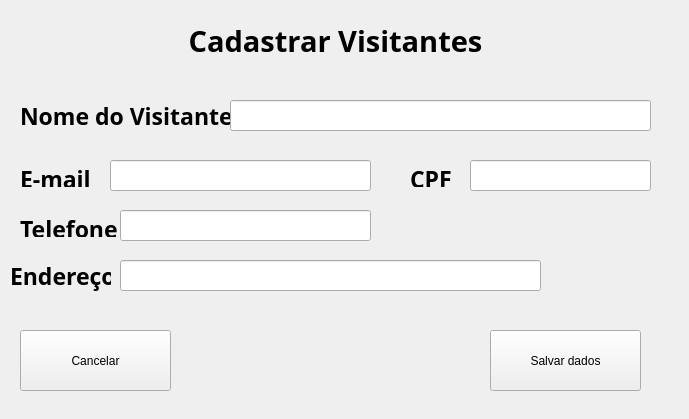
<?xml version="1.0" encoding="UTF-8"?>
<ui version="4.0">
 <class>Form_visitante</class>
 <widget class="QWidget" name="Form_visitante">
  <property name="geometry">
   <rect>
    <x>0</x>
    <y>0</y>
    <width>689</width>
    <height>419</height>
   </rect>
  </property>
  <property name="mouseTracking">
   <bool>false</bool>
  </property>
  <property name="tabletTracking">
   <bool>false</bool>
  </property>
  <property name="windowTitle">
   <string>Form</string>
  </property>
  <widget class="QLabel" name="label">
   <property name="geometry">
    <rect>
     <x>180</x>
     <y>10</y>
     <width>311</width>
     <height>61</height>
    </rect>
   </property>
   <property name="font">
    <font>
     <family>Ubuntu Condensed</family>
     <pointsize>22</pointsize>
     <weight>75</weight>
     <bold>true</bold>
    </font>
   </property>
   <property name="text">
    <string>Cadastrar Visitantes</string>
   </property>
   <property name="alignment">
    <set>Qt::AlignCenter</set>
   </property>
  </widget>
  <widget class="QLabel" name="label_2">
   <property name="geometry">
    <rect>
     <x>20</x>
     <y>100</y>
     <width>231</width>
     <height>31</height>
    </rect>
   </property>
   <property name="font">
    <font>
     <family>Ubuntu Mono</family>
     <pointsize>17</pointsize>
     <weight>75</weight>
     <italic>false</italic>
     <bold>true</bold>
    </font>
   </property>
   <property name="text">
    <string>Nome do Visitante</string>
   </property>
  </widget>
  <widget class="QLabel" name="label_3">
   <property name="geometry">
    <rect>
     <x>410</x>
     <y>170</y>
     <width>41</width>
     <height>17</height>
    </rect>
   </property>
   <property name="font">
    <font>
     <family>Ubuntu Mono</family>
     <pointsize>17</pointsize>
     <weight>75</weight>
     <bold>true</bold>
    </font>
   </property>
   <property name="text">
    <string>CPF</string>
   </property>
  </widget>
  <widget class="QLabel" name="label_5">
   <property name="geometry">
    <rect>
     <x>20</x>
     <y>220</y>
     <width>101</width>
     <height>17</height>
    </rect>
   </property>
   <property name="font">
    <font>
     <family>Ubuntu Mono</family>
     <pointsize>17</pointsize>
     <weight>75</weight>
     <bold>true</bold>
    </font>
   </property>
   <property name="text">
    <string>Telefone</string>
   </property>
  </widget>
  <widget class="QLabel" name="label_6">
   <property name="geometry">
    <rect>
     <x>20</x>
     <y>170</y>
     <width>91</width>
     <height>17</height>
    </rect>
   </property>
   <property name="font">
    <font>
     <family>Ubuntu Mono</family>
     <pointsize>17</pointsize>
     <weight>75</weight>
     <bold>true</bold>
    </font>
   </property>
   <property name="text">
    <string>E-mail</string>
   </property>
  </widget>
  <widget class="QPushButton" name="salvar_visitante">
   <property name="geometry">
    <rect>
     <x>490</x>
     <y>330</y>
     <width>151</width>
     <height>61</height>
    </rect>
   </property>
   <property name="text">
    <string>Salvar dados</string>
   </property>
  </widget>
  <widget class="QLineEdit" name="line_nome_visitante">
   <property name="geometry">
    <rect>
     <x>230</x>
     <y>100</y>
     <width>421</width>
     <height>31</height>
    </rect>
   </property>
  </widget>
  <widget class="QLineEdit" name="line_email_visitante">
   <property name="geometry">
    <rect>
     <x>110</x>
     <y>160</y>
     <width>261</width>
     <height>31</height>
    </rect>
   </property>
  </widget>
  <widget class="QLineEdit" name="line_cpf_visitante">
   <property name="geometry">
    <rect>
     <x>470</x>
     <y>160</y>
     <width>181</width>
     <height>31</height>
    </rect>
   </property>
  </widget>
  <widget class="QLineEdit" name="line_telef_visitante">
   <property name="geometry">
    <rect>
     <x>120</x>
     <y>210</y>
     <width>251</width>
     <height>31</height>
    </rect>
   </property>
  </widget>
  <widget class="QLabel" name="label_7">
   <property name="geometry">
    <rect>
     <x>10</x>
     <y>260</y>
     <width>101</width>
     <height>31</height>
    </rect>
   </property>
   <property name="font">
    <font>
     <family>Ubuntu Mono</family>
     <pointsize>17</pointsize>
     <weight>75</weight>
     <bold>true</bold>
    </font>
   </property>
   <property name="text">
    <string>Endereço</string>
   </property>
  </widget>
  <widget class="QLineEdit" name="line_ender_visitante">
   <property name="geometry">
    <rect>
     <x>120</x>
     <y>260</y>
     <width>421</width>
     <height>31</height>
    </rect>
   </property>
  </widget>
  <widget class="QPushButton" name="cancel">
   <property name="geometry">
    <rect>
     <x>20</x>
     <y>330</y>
     <width>151</width>
     <height>61</height>
    </rect>
   </property>
   <property name="text">
    <string>Cancelar</string>
   </property>
  </widget>
 </widget>
 <resources/>
 <connections/>
</ui>
